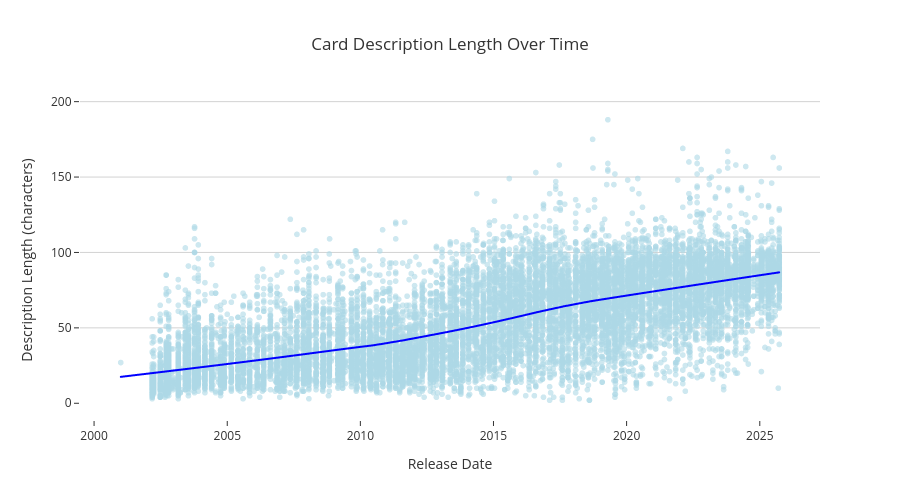

Notebook code for this chart:
### Code cell
# plot card length over time
fig = px.scatter(
    data,
    x='tcg_date_dt',
    y='desc_length',
    title='Card Description Length Over Time',
    height=500,
    opacity=0.6,
    # Make the points lightblue
    color_discrete_sequence=['lightblue'],
    template='ggplot2',
    trendline='lowess',
    trendline_color_override='blue',
    labels={'name' : 'Card Name',
            'tcg_date_dt': 'Release Date', 
            'desc_length': 'Description Length (characters)'}
)
# Change the background to white and the gridlines to light gray
fig.update_yaxes(showgrid=True, gridcolor='lightgray')
fig.update_layout(plot_bgcolor='white')
fig.update_layout(xaxis_title='Release Date', yaxis_title='Description Length (characters)')
fig.show()

### Figure 1 — Plotly figure (JSON) as saved in the notebook; plotly's stock layout.template omitted (floating-point values rounded to 4 significant figures; data arrays with more than 128 entries replaced by an {"elided": "..."} marker saying what was removed)
{"data": [{"hovertemplate": "Release Date=%{x}<br>Description Length (characters)=%{y}<extra></extra>", "legendgroup": "", "marker": {"color": "lightblue", "opacity": 0.6, "symbol": "circle"}, "mode": "markers", "name": "", "showlegend": false, "type": "scattergl", "x": {"elided": "13480 str values"}, "xaxis": "x", "y": {"elided": "13480 int values"}, "yaxis": "y"}, {"hovertemplate": "<b>LOWESS trendline</b><br><br>Release Date=%{x}<br>Description Length (characters)=%{y} <b>(trend)</b><extra></extra>", "legendgroup": "", "line": {"color": "blue"}, "marker": {"color": "lightblue", "symbol": "circle"}, "mode": "lines", "name": "", "showlegend": false, "type": "scattergl", "x": {"elided": "13480 str values"}, "xaxis": "x", "y": {"elided": "13480 float values"}, "yaxis": "y"}], "layout": {"height": 500, "legend": {"tracegroupgap": 0}, "plot_bgcolor": "white", "title": {"text": "Card Description Length Over Time"}, "xaxis": {"anchor": "y", "domain": [0, 1], "title": {"text": "Release Date"}}, "yaxis": {"anchor": "x", "domain": [0, 1], "gridcolor": "lightgray", "showgrid": true, "title": {"text": "Description Length (characters)"}}}}
